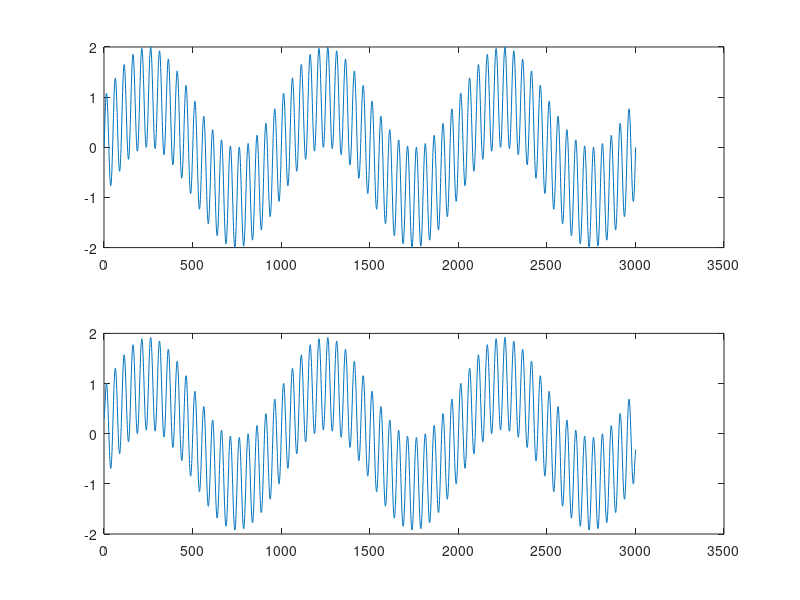

MATLAB code for this plot:
clear; clc; close;
f1 = 20;
f2 = 1;
ts = 1/1000;
T = 3;
t = 0:ts:T;
sgn_20 = sin(2*pi*f1*t);
sgn_2 = sin(2*pi*f2*t);
sgn_mix = sgn_2 + sgn_20;
save('Signals.mat');
fltr_pnts = 11;
sgn_out = movmean(sgn_mix,fltr_pnts);

subplot(2,1,1);
plot(sgn_mix);

subplot(2,1,2);
plot(sgn_out);